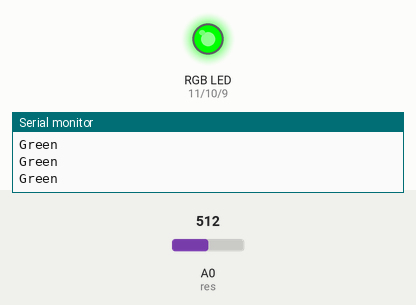
The sketch below on a simulated Arduino Uno, built with avr-gcc and run on an emulated ATmega328P. Shown: an RGB LED mixed from three pins (HIGH = lit), the last lines printed to the serial monitor. Inputs (shaded band) come from the test bench; at power-on: A0 (res) = 512.

Above: at 1.2 s.
1.3 s: A0 (res) set to 668
2.8 s: A0 (res) set to 700
At 4.0 s:
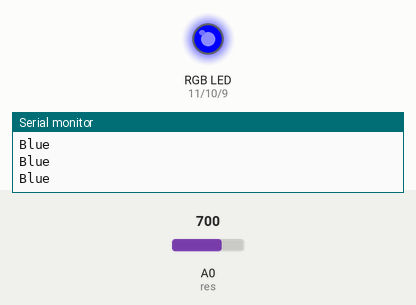
4.3 s: A0 (res) set to 1013
5.8 s: A0 (res) set to 1023
At 6.8 s:
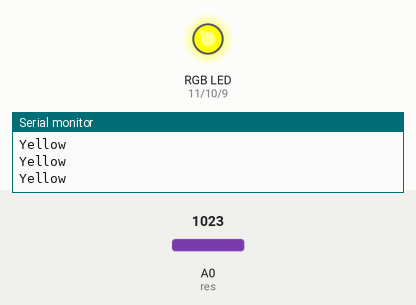
7.3 s: A0 (res) set to 306
At 8.2 s:
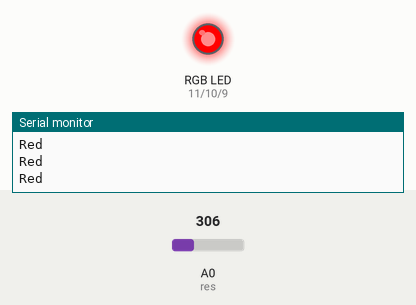
8.8 s: A0 (res) set to 327
10.3 s: A0 (res) set to 349
At 11.6 s:
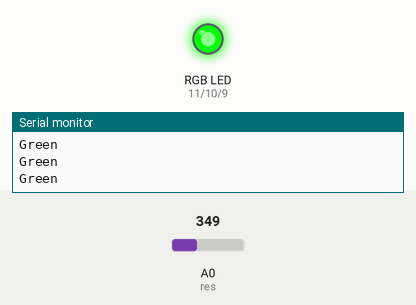
Timing chart, 0 to 12.8 s (numbered marks = the images above; inputs shaded):
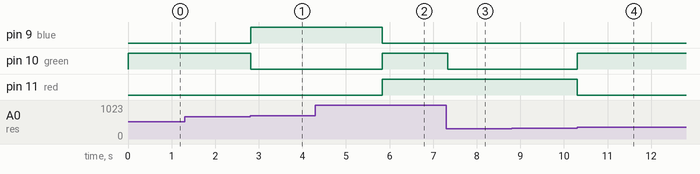

Measured:
- the behaviour switches between 681 and 682 on A0 (res) (found by bisection; images 0 and 1)
- the behaviour switches between 1022 and 1023 on A0 (res) (found by bisection; images 1 and 2)
- the behaviour switches between 340 and 341 on A0 (res) (found by bisection; images 3 and 4)
- after the input at 2.8 s, pin 9 (blue): LOW → HIGH at once; pin 10 (green): HIGH → LOW at once
- after the input at 5.8 s, pin 9 (blue): HIGH → LOW at once; pin 10 (green), pin 11 (red): LOW → HIGH at once
- after the input at 7.3 s, pin 10 (green): HIGH → LOW at once
- after the input at 10.3 s, pin 10 (green): LOW → HIGH at once; pin 11 (red): HIGH → LOW at once

The sketch:

pot_control_rgb.ino
```cpp
int red = 11, green = 10, blue = 9, res = 0;
int res_v = 0.0, value = 0;

void setup() {
  // put your setup code here, to run once:
  pinMode(red, OUTPUT);
  pinMode(green, OUTPUT);
  pinMode(blue, OUTPUT);
  Serial.begin(9600);
}

void loop() {
  // put your main code here, to run repeatedly:
  res_v = analogRead(res);
  value = map(res_v, 0, 1023, 1, 4);
  switch(value){
    case 1:
      color(255, 0, 0);
      delay(50);
      Serial.println("Red");
      break;
    case 2:
      color(0, 255, 0);
      delay(50);
      Serial.println("Green");
      break;
    case 3:
      color(0, 0, 255);
      delay(50);
      Serial.println("Blue");
      break;
    case 4:
      color(255, 255, 0);
      delay(50);
      Serial.println("Yellow");
      break;
  }
}

void color(unsigned char r, unsigned char g, unsigned char b){
  analogWrite(red, r);
  analogWrite(green, g);
  analogWrite(blue, b);
}
```
